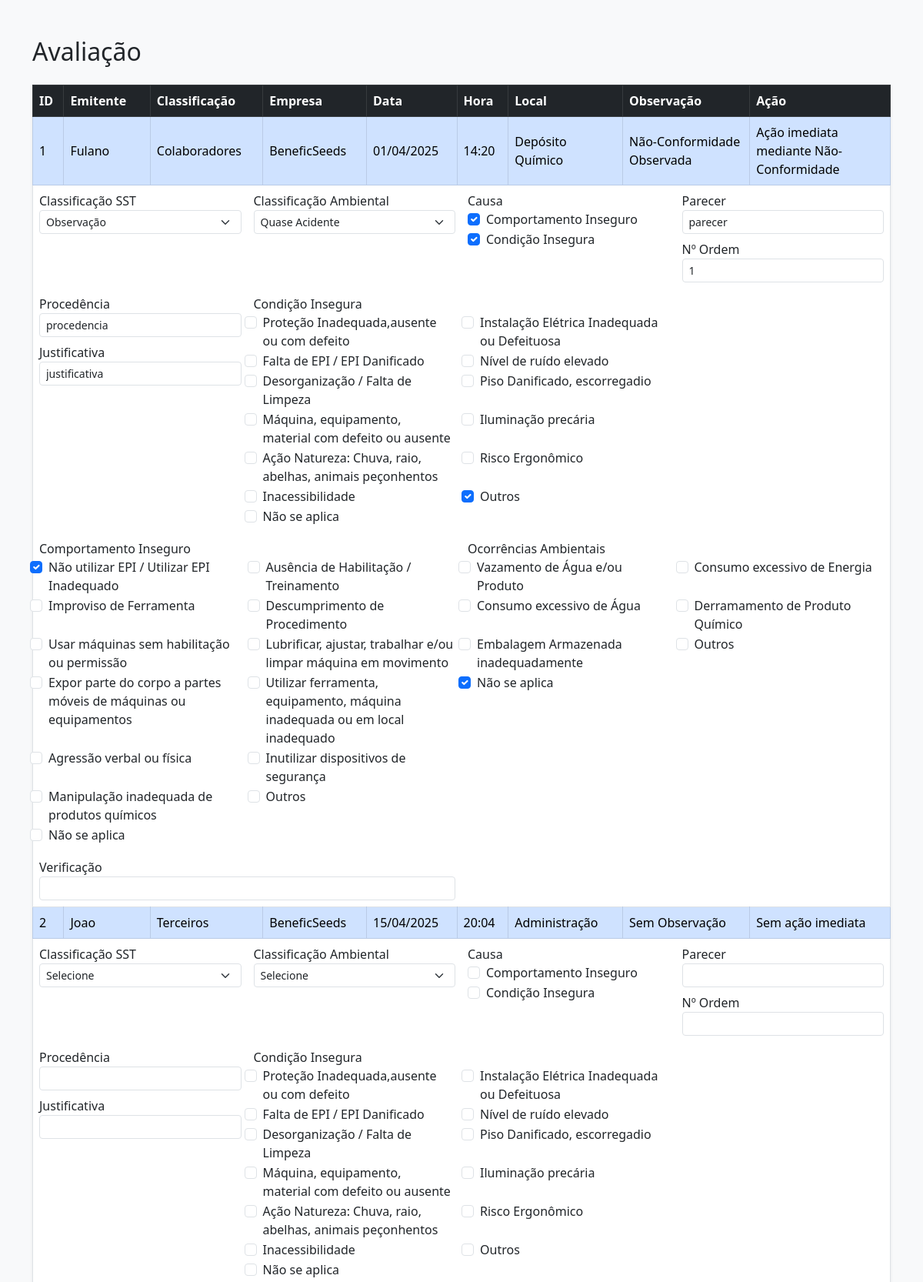
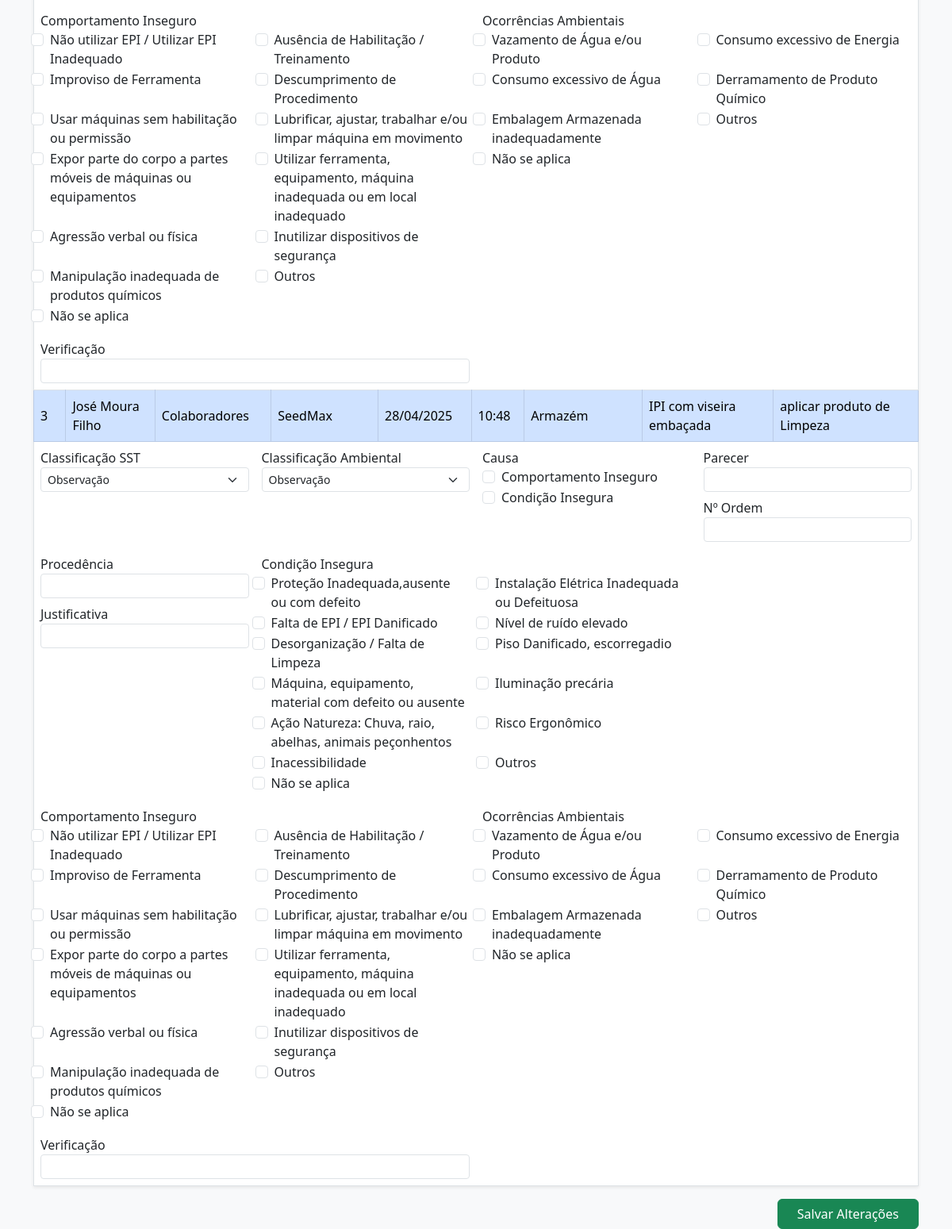
/ssma (signed in), run on the app's committed database (2 pictures, top to bottom).
### app.py (models this page shows)
class Entrada(db.Model):
    id = db.Column(db.Integer, primary_key=True)
    emitente = db.Column(db.String(40), nullable=False)
    classificação = db.Column(db.String(15), nullable=False)
    empresa = db.Column(db.String(15), nullable=False)
    data = db.Column(db.Date, nullable=False)
    hora = db.Column(db.Time, nullable=False)
    local = db.Column(db.String(20), nullable=False)
    observação = db.Column(db.String(150), nullable=False)
    ação = db.Column(db.String(150), nullable=False)  # Ação imediata
    class_sst = db.Column(db.String(300), nullable=True)              # Apenas um? sst/ambiental
    class_ambiental = db.Column(db.String(300), nullable=True)         # Apenas um? sst/ambiental
    causa = db.Column(db.String(300), nullable=True)                   # Deve ser múltipla escolha ?
    parecer = db.Column(db.String(100), nullable=True)               #    Discutir necessidade e utilidade <<<< ("Estabelecer ações posteriores")
    num_ordem_man = db.Column(db.String(20), nullable=True)            # Número da Ordem de Manutenção
    obs_sprocedencia = db.Column(db.String(20), nullable=True)         # Observação sem procedência
    obs_justificativa = db.Column(db.String(20), nullable=True)         # Justificativa
    multipla_condição = db.Column(db.String(60), nullable=True)       # Multipla condição insegura
    multipla_comportamento = db.Column(db.String(60), nullable=True)       # Multipla Comportamento Inseguro
    multipla_ambiental = db.Column(db.String(60), nullable=True)       # Multipla Ocorrência Ambiental
    verificação = db.Column(db.String(20), nullable=True)

### app.py (the view, shortened to what this page needs)
@app.route("/ssma", methods=["GET", "POST"])            # Pagina exclusiva do SSMA
def ssma():
    if not session.get("logado"):
        return redirect(url_for("login"))
    entradas = Entrada.query.all()
    return render_template("ssma.html", entradas=entradas)

### templates/ssma.html (shortened to what this page needs)
<!DOCTYPE html>
<html lang="pt-br">
<head>
    <link href="https://cdn.jsdelivr.net/npm/bootstrap@5.3.0/dist/css/bootstrap.min.css" rel="stylesheet">
</head>
<body class="bg-light">
<div class="container mt-5">
    <h2 class="mb-4">Avaliação</h2>
    <form method="POST">
        <table class="table table-bordered table-hover bg-white shadow-sm align-middle">
            <thead class="table-dark">
                <tr>
                    <th>ID</th>
                    <th>Emitente</th>
                    <th>Classificação</th>
                    <th>Empresa</th>
                    <th>Data</th>
                    <th>Hora</th>
                    <th>Local</th>
                    <th>Observação</th>
                    <th>Ação</th>
                </tr>
            </thead>
            <tbody>
                {% for entrada in entradas %}
                <tr class="table-primary">
                    <td>
                        {{ entrada.id }}
                    </td>
                    <td>{{ entrada.emitente }}</td>
                    <td>{{ entrada.classificação }}</td>
                    <td>{{ entrada.empresa }}</td>
                    <td>{{ entrada.data.strftime("%d/%m/%Y") }}</td>
                    <td>{{ entrada.hora.strftime("%H:%M") }}</td>
                    <td>{{ entrada.local }}</td>
                    <td>{{ entrada.observação }}</td>
                    <td>{{ entrada.ação }}</td>
                </tr>
                <tr>
                    <td colspan="9">
                        <div class="row g-3">
                            <div class="col-md-3">
                                <label>Classificação SST</label>
                                <select name="class_sst_{{ entrada.id }}" class="form-select form-select-sm">
                                    <option value="">Selecione</option>
                                    <option value="Observação" {% if entrada.class_sst == 'Observação' %}selected{% endif %}>Observação</option>
                                </select>
                            </div>
                            <div class="col-md-3">
                                <label>Classificação Ambiental</label>
                                <select name="class_ambiental_{{ entrada.id }}" class="form-select form-select-sm">
                                    <option value="">Selecione</option>
                                    <option value="Observação" {% if entrada.class_ambiental == 'Observação' %}selected{% endif %}>Observação</option>
                                    <option value="Quase Acidente" {% if entrada.class_ambiental == 'Quase Acidente' %}selected{% endif %}>Quase Acidente</option>
                                </select>
                            </div>
                            <div class="col-md-3">
                                <label>Causa</label>
                                <div class="form-check">
                                    <input class="form-check-input" type="checkbox" name="causa_{{ entrada.id }}" value="Comportamento Inseguro" {% if 'Comportamento' in entrada.causa %}checked{% endif %}>
                                    <label class="form-check-label">Comportamento Inseguro</label>
                                </div>
                                <div class="form-check">
                                    <input class="form-check-input" type="checkbox" name="causa_{{ entrada.id }}" value="Condição Insegura" {% if 'Condição' in entrada.causa %}checked{% endif %}>
                                    <label class="form-check-label">Condição Insegura</label>
                                </div>
                            </div>
                            <div class="col-md-3">
                                <label>Parecer</label>
                                <input type="text" name="parecer_{{ entrada.id }}" value="{{ entrada.parecer or '' }}" class="form-control form-control-sm">
                                <label class="mt-2">Nº Ordem</label>
                                <input type="text" name="num_ordem_man_{{ entrada.id }}" value="{{ entrada.num_ordem_man or '' }}" class="form-control form-control-sm">
                            </div>
                            <div class="col-md-3">
                                <label>Procedência</label>
                                <input type="text" name="obs_sprocedencia_{{ entrada.id }}" value="{{ entrada.obs_sprocedencia or '' }}" class="form-control form-control-sm">
                                <label class="mt-2">Justificativa</label>
                                <input type="text" name="obs_justificativa_{{ entrada.id }}" value="{{ entrada.obs_justificativa or '' }}" class="form-control form-control-sm">
                            </div>
                            <div class="col-md-6">
                                <label>Condição Insegura</label>
                                <div class="row row-cols-2">
                                    {% for opção in [
                                        'Proteção Inadequada,ausente ou com defeito',
                                        'Instalação Elétrica Inadequada ou Defeituosa',
                                        'Falta de EPI / EPI Danificado',
                                        'Nível de ruído elevado',
                                        'Desorganização / Falta de Limpeza',
                                        'Piso Danificado, escorregadio',
                                        'Máquina, equipamento, material com defeito ou ausente',
                                        'Iluminação precária',
                                        'Ação Natureza: Chuva, raio, abelhas, animais peçonhentos',
                                        'Risco Ergonômico',
                                        'Inacessibilidade',
                                        'Outros',
                                        'Não se aplica'
                                    ] %}
                                    <div class="form-check col">
                                        <input class="form-check-input" type="checkbox" name="multipla_condição_{{ entrada.id }}" value="{{ opção }}" {% if opção in entrada.multipla_condição %}checked{% endif %}>
                                        <label class="form-check-label">{{ opção }}</label>
                                    </div>
                                    {% endfor %}
                                </div>
                            </div>
                            <div class="col-md-6">
                                <label>Comportamento Inseguro</label>
                                <div class="row row-cols-2">
                                    {% for opção in [
                                        'Não utilizar EPI / Utilizar EPI Inadequado',
                                        'Ausência de Habilitação / Treinamento',
                                        'Improviso de Ferramenta',
                                        'Descumprimento de Procedimento',
                                        'Usar máquinas sem habilitação ou permissão',
                                        'Lubrificar, ajustar, trabalhar e/ou limpar máquina em movimento',
                                        'Expor parte do corpo a partes móveis de máquinas ou equipamentos',
                                        'Utilizar ferramenta, equipamento, máquina inadequada ou em local inadequado',
                                        'Agressão verbal ou física',
                                        'Inutilizar dispositivos de segurança',
                                        'Manipulação inadequada de produtos químicos',
                                        'Outros',
                                        'Não se aplica'
                                    ] %}
                                    <div class="form-check col">
                                        <input class="form-check-input" type="checkbox" name="multipla_comportamento_{{ entrada.id }}" value="{{ opção }}" {% if opção in entrada.multipla_comportamento %}checked{% endif %}>
                                        <label class="form-check-label">{{ opção }}</label>
                                    </div>
                                </div>
                            </div>
                            <div class="col-md-6">
                                <label>Ocorrências Ambientais</label>
                                <div class="row row-cols-2">
                                    {% for opção in [
                                        'Vazamento de Água e/ou Produto',
                                        'Consumo excessivo de Energia',
                                        'Consumo excessivo de Água',
                                        'Derramamento de Produto Químico',
                                        'Embalagem Armazenada inadequadamente',
                                        'Outros',
                                        'Não se aplica'
                                    ] %}
                                    <div class="form-check col">
                                        <input class="form-check-input" type="checkbox" name="multipla_ambiental_{{ entrada.id }}" value="{{ opção }}" {% if opção in entrada.multipla_ambiental %}checked{% endif %}>
                                        <label class="form-check-label">{{ opção }}</label>
                                    </div>
                                    {% endfor %}
                                </div>
                            </div>
                            <div class="col-md-6">
                                <label>Verificação</label>
                                <input type="text" name="verificacao_{{ entrada.id }}" class="form-control form-control-sm" value="{{ entrada.verificacao or '' }}">
                            </div>
                        </div>
                    </td>
                </tr>
            </tbody>
        </table>
        <div class="d-flex justify-content-end">
            <button type="submit" class="btn btn-success px-4">Salvar Alterações</button>
        </div>
    </form>
</div>
</body>
</html>

### data on the page
Entrada: id "1", emitente "Fulano", classificação "Colaboradores", empresa "BeneficSeeds", data "01/04/2025", hora "14:20", local "Depósito Químico", observação "Não-Conformidade Observada", ação "Ação imediata mediante Não-Conformidade", class_sst+id "Observação", class_ambiental+id "Quase Acidente", causa "☑", parecer "parecer", obs_sprocedencia "procedencia", obs_justificativa "justificativa", opção "Proteção Inadequada,ausente ou com defeito" "Instalação Elétrica Inadequada ou Defeituosa" "Falta de EPI / EPI Danificado" "Nível de ruído elevado" "Desorganização / Falta de Limpeza" "Piso Danificado, escorregadio" "Máquina, equipamento, material com defeito ou ausente" "Iluminação precária" "Ação Natureza: Chuva, raio, abelhas, animais peçonhentos" "Risco Ergonômico" "Inacessibilidade" "Outros" "Não se aplica", multipla_condição "☑", multipla_comportamento "☑", opção "Não utilizar EPI / Utilizar EPI Inadequado" "Ausência de Habilitação / Treinamento" "Improviso de Ferramenta" "Descumprimento de Procedimento" "Usar máquinas sem habilitação ou permissão" "Lubrificar, ajustar, trabalhar e/ou limpar máquina em movimento" "Expor parte do corpo a partes móveis de máquinas ou equipamentos" "Utilizar ferramenta, equipamento, máquina inadequada ou em local inadequado" "Agressão verbal ou física" "Inutilizar dispositivos de segurança" "Manipulação inadequada de produtos químicos" "Outros" "Não se aplica", opção "Vazamento de Água e/ou Produto" "Consumo excessivo de Energia" "Consumo excessivo de Água" "Derramamento de Produto Químico" "Embalagem Armazenada inadequadamente" "Outros" "Não se aplica", multipla_ambiental "☑"
Entrada: id "2", emitente "Joao", classificação "Terceiros", empresa "BeneficSeeds", data "15/04/2025", hora "20:04", local "Administração", observação "Sem Observação", ação "Sem ação imediata", opção "Proteção Inadequada,ausente ou com defeito" "Instalação Elétrica Inadequada ou Defeituosa" "Falta de EPI / EPI Danificado" "Nível de ruído elevado" "Desorganização / Falta de Limpeza" "Piso Danificado, escorregadio" "Máquina, equipamento, material com defeito ou ausente" "Iluminação precária" "Ação Natureza: Chuva, raio, abelhas, animais peçonhentos" "Risco Ergonômico" "Inacessibilidade" "Outros" "Não se aplica", opção "Não utilizar EPI / Utilizar EPI Inadequado" "Ausência de Habilitação / Treinamento" "Improviso de Ferramenta" "Descumprimento de Procedimento" "Usar máquinas sem habilitação ou permissão" "Lubrificar, ajustar, trabalhar e/ou limpar máquina em movimento" "Expor parte do corpo a partes móveis de máquinas ou equipamentos" "Utilizar ferramenta, equipamento, máquina inadequada ou em local inadequado" "Agressão verbal ou física" "Inutilizar dispositivos de segurança" "Manipulação inadequada de produtos químicos" "Outros" "Não se aplica", opção "Vazamento de Água e/ou Produto" "Consumo excessivo de Energia" "Consumo excessivo de Água" "Derramamento de Produto Químico" "Embalagem Armazenada inadequadamente" "Outros" "Não se aplica"
Entrada: id "3", emitente "José Moura Filho", classificação "Colaboradores", empresa "SeedMax", data "28/04/2025", hora "10:48", local "Armazém", observação "IPI com viseira embaçada", ação "aplicar produto de Limpeza", class_sst+id "Observação", class_ambiental+id "Observação", opção "Proteção Inadequada,ausente ou com defeito" "Instalação Elétrica Inadequada ou Defeituosa" "Falta de EPI / EPI Danificado" "Nível de ruído elevado" "Desorganização / Falta de Limpeza" "Piso Danificado, escorregadio" "Máquina, equipamento, material com defeito ou ausente" "Iluminação precária" "Ação Natureza: Chuva, raio, abelhas, animais peçonhentos" "Risco Ergonômico" "Inacessibilidade" "Outros" "Não se aplica", opção "Não utilizar EPI / Utilizar EPI Inadequado" "Ausência de Habilitação / Treinamento" "Improviso de Ferramenta" "Descumprimento de Procedimento" "Usar máquinas sem habilitação ou permissão" "Lubrificar, ajustar, trabalhar e/ou limpar máquina em movimento" "Expor parte do corpo a partes móveis de máquinas ou equipamentos" "Utilizar ferramenta, equipamento, máquina inadequada ou em local inadequado" "Agressão verbal ou física" "Inutilizar dispositivos de segurança" "Manipulação inadequada de produtos químicos" "Outros" "Não se aplica", opção "Vazamento de Água e/ou Produto" "Consumo excessivo de Energia" "Consumo excessivo de Água" "Derramamento de Produto Químico" "Embalagem Armazenada inadequadamente" "Outros" "Não se aplica"
